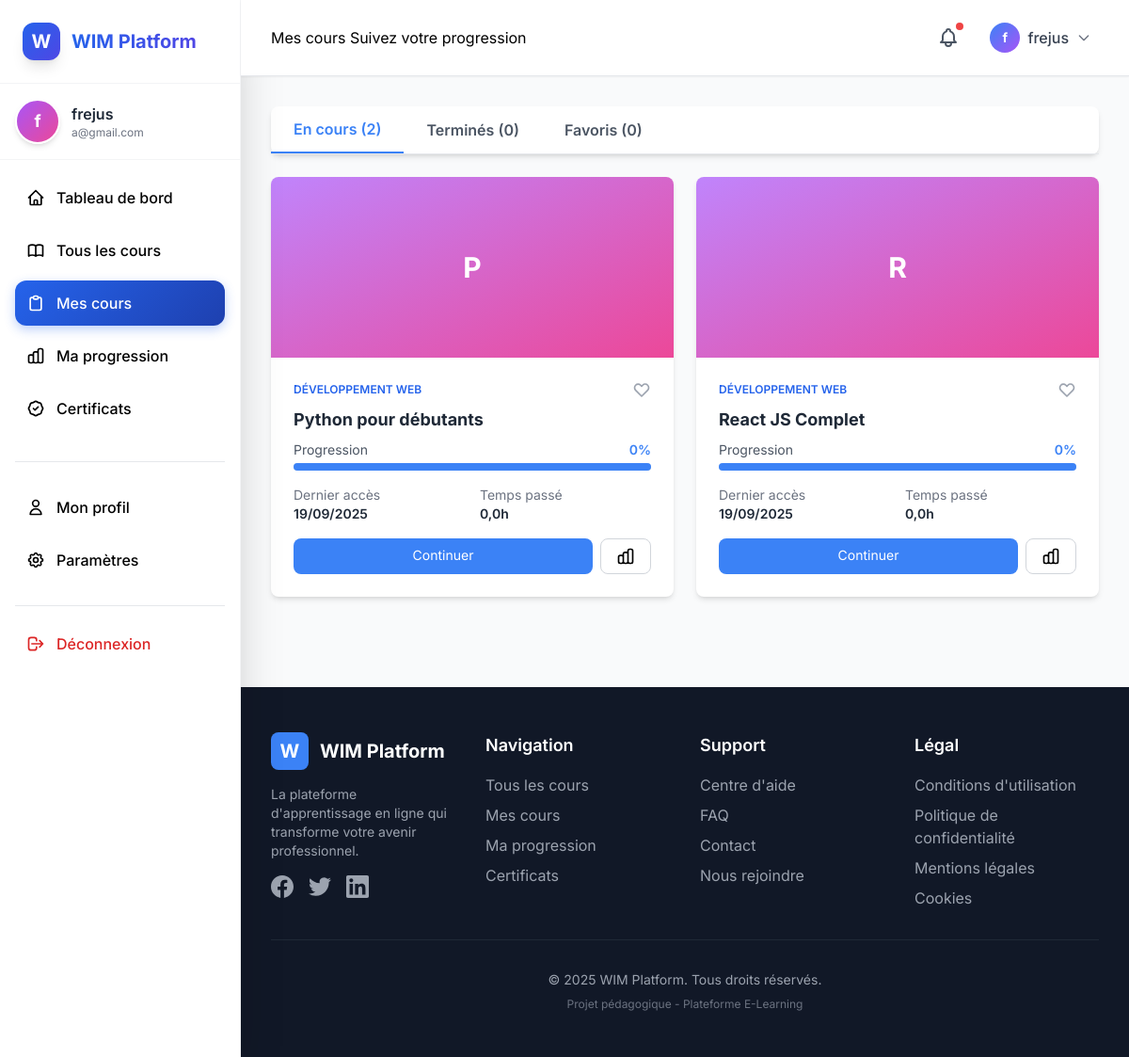
Before: /enrollments/my-courses/ (signed in) with the older database file.
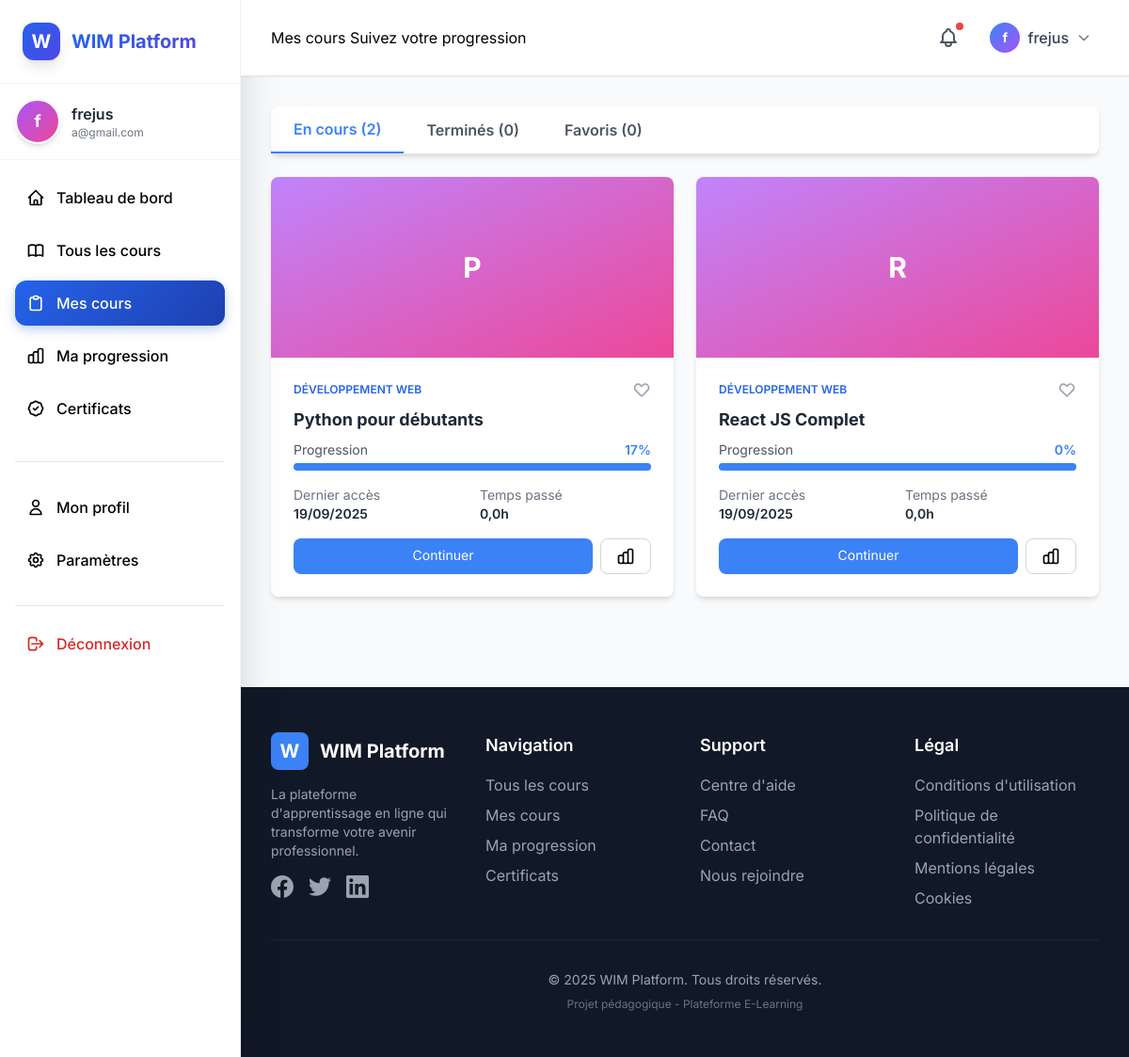
After: the same page with the newer database file.
### apps/enrollments/models.py (models this page shows, shortened)
class Enrollment(models.Model):
    user = models.ForeignKey('users.User', on_delete=models.CASCADE, related_name='enrollments',
                             verbose_name='utilisateur')
    course = models.ForeignKey('courses.Course', on_delete=models.CASCADE, related_name='enrollments',
                               verbose_name='cours')
    progress_percentage = models.DecimalField('progression (%)', max_digits=5, decimal_places=2, default=0,
                                              validators=[MinValueValidator(0), MaxValueValidator(100)])
    enrolled_at = models.DateTimeField('inscrit le', auto_now_add=True)
    started_at = models.DateTimeField('commencé le', null=True, blank=True)
    completed_at = models.DateTimeField('complété le', null=True, blank=True)
    last_accessed = models.DateTimeField('dernier accès', auto_now=True)
    is_active = models.BooleanField('actif', default=True)
    is_completed = models.BooleanField('complété', default=False)
    is_favorite = models.BooleanField('favori', default=False)
    total_time_spent = models.IntegerField('temps total (secondes)', default=0)
    class Meta:
        verbose_name = 'inscription'
        verbose_name_plural = 'inscriptions'
        ordering = ['-enrolled_at']
        unique_together = [['user', 'course']]

### apps/courses/models.py (models this page shows, shortened)
class Course(models.Model):
    DIFFICULTY_CHOICES = [
        ('beginner', 'Débutant'),
        ('intermediate', 'Intermédiaire'),
        ('advanced', 'Avancé'),
    ]
    title = models.CharField('titre', max_length=200)
    slug = models.SlugField('slug', max_length=250, unique=True, blank=True)
    description = models.TextField('description courte', max_length=500)
    full_description = models.TextField('description complète')
    category = models.ForeignKey(Category, on_delete=models.SET_NULL, null=True, related_name='courses',
                                 verbose_name='catégorie')
    instructor = models.ForeignKey('users.User', on_delete=models.CASCADE, related_name='taught_courses',
                                   verbose_name='instructeur')
    image = models.ImageField(upload_to='course_images/', verbose_name='image', blank=True, null=True)
    difficulty = models.CharField('difficulté', max_length=20, choices=DIFFICULTY_CHOICES, default='beginner')
    duration = models.IntegerField('durée (minutes)', default=0)
    price = models.DecimalField('prix', max_digits=10, decimal_places=2, default=0)
    rating = models.DecimalField('note', max_digits=3, decimal_places=2, default=0)
    total_students = models.IntegerField('étudiants', default=0)
    total_reviews = models.IntegerField('avis', default=0)
    is_published = models.BooleanField('publié', default=False)
    is_new = models.BooleanField('nouveau', default=True)
    is_featured = models.BooleanField('mis en avant', default=False)
    prerequisites = models.TextField('prérequis', blank=True)
    learning_objectives = models.TextField('objectifs', blank=True)
    created_at = models.DateTimeField(auto_now_add=True)
    updated_at = models.DateTimeField(auto_now=True)
    class Meta:
        verbose_name = 'cours'
        verbose_name_plural = 'cours'
        ordering = ['-created_at']

class Category(models.Model):
    name = models.CharField('nom', max_length=100, unique=True)
    slug = models.SlugField('slug', max_length=100, unique=True, blank=True)
    description = models.TextField('description', blank=True)
    icon = models.CharField('icône', max_length=50, blank=True)
    color = models.CharField('couleur', max_length=7, default='#4A90E2')
    order = models.IntegerField('ordre', default=0)
    is_active = models.BooleanField('actif', default=True)
    class Meta:
        verbose_name = 'catégorie'
        verbose_name_plural = 'catégories'
        ordering = ['order', 'name']

### apps/enrollments/views.py (the view)
# urls.py: path('my-courses/', views.MyCoursesView.as_view(), name='my-courses'),
class MyCoursesView(LoginRequiredMixin, ListView):
    model = Enrollment
    template_name = 'enrollments/my_courses.html'
    context_object_name = 'enrollments'
    def get_queryset(self):
        return Enrollment.objects.filter(
            user=self.request.user,
            is_active=True
        ).select_related('course', 'course__category', 'course__instructor').order_by('-enrolled_at')
    def get_context_data(self, **kwargs):
        context = super().get_context_data(**kwargs)
        all_enrollments = self.get_queryset()
        status = self.request.GET.get('status', 'all')
        if status == 'completed':
            enrollments = all_enrollments.filter(is_completed=True)
        elif status == 'in_progress':
            enrollments = all_enrollments.filter(is_completed=False)
        elif status == 'favorites':
            enrollments = all_enrollments.filter(is_favorite=True)
        else:
            enrollments = all_enrollments
        context.update({
            'enrollments': enrollments,
            'active_enrollments': all_enrollments.filter(is_completed=False),
            'completed_enrollments': all_enrollments.filter(is_completed=True),
            'favorite_enrollments': all_enrollments.filter(is_favorite=True),
            'status_filter': status,
            'active_count': all_enrollments.filter(is_completed=False).count(),
            'completed_count': all_enrollments.filter(is_completed=True).count(),
            'favorites_count': all_enrollments.filter(is_favorite=True).count(),
        })
        return context

### apps/dashboard/templatetags/math_filters.py (called while the page is built)
@register.filter(name='div')
def divide(value, arg):
    try:
        if float(arg) == 0:
            return 0
        return float(value) / float(arg)
    except (ValueError, TypeError):
        return 0

### templates/enrollments/my_courses.html (shortened to what the changed rows need)
{% extends 'base.html' %}
{% load static %}
{% load math_filters %}
{% block content %}
<div id="content-active" class="tab-content">
    <div class="grid grid-cols-1 lg:grid-cols-2 xl:grid-cols-3 gap-6">
        {% for enrollment in active_enrollments %}
        <div class="bg-white rounded-lg shadow-md overflow-hidden hover:shadow-xl transition-all duration-300">
            <div class="relative">
                {% if enrollment.course.image %}
                    <img src="{{ enrollment.course.image.url }}" alt="{{ enrollment.course.title }}" class="w-full h-48 object-cover">
                {% else %}
                    <div class="w-full h-48 bg-gradient-to-br from-purple-400 to-pink-500 flex items-center justify-center">
                        <span class="text-white text-3xl font-bold">{{ enrollment.course.title|first }}</span>
                    </div>
                {% endif %}
            </div>
            <div class="p-6">
                <div class="flex items-center justify-between mb-2">
                    <span class="text-xs font-semibold text-blue-600 uppercase">{{ enrollment.course.category.name }}</span>
                    <button class="text-gray-400 hover:text-red-500"
                            hx-post="{% url 'courses:toggle_favorite' enrollment.course.id %}"
                            hx-swap="outerHTML">
                        <svg class="w-5 h-5 {% if enrollment.is_favorite %}fill-current text-red-500{% endif %}" fill="none" stroke="currentColor" viewBox="0 0 24 24">
                            <path stroke-linecap="round" stroke-linejoin="round" stroke-width="2" d="M4.318 6.318a4.5 4.5 0 000 6.364L12 20.364l7.682-7.682a4.5 4.5 0 00-6.364-6.364L12 7.636l-1.318-1.318a4.5 4.5 0 00-6.364 0z"></path>
                        </svg>
                    </button>
                </div>
                <h3 class="text-lg font-bold text-gray-800 mb-2">{{ enrollment.course.title }}</h3>
                <div class="mb-4">
                    <div class="flex justify-between text-sm mb-1">
                        <span class="text-gray-600">Progression</span>
                        <span class="font-semibold text-blue-500">{{ enrollment.progress_percentage|floatformat:0 }}%</span>
                    </div>
                    <div class="w-full bg-gray-200 rounded-full h-2">
                        <div class="bg-blue-500 h-2 rounded-full transition-all duration-300" style="width: {{ enrollment.progress_percentage }}%"></div>
                    </div>
                </div>
                <div class="grid grid-cols-2 gap-4 mb-4 text-sm">
                    <div>
                        <p class="text-gray-500">Dernier accès</p>
                        <p class="font-semibold text-gray-800">{{ enrollment.last_accessed|date:"d/m/Y" }}</p>
                    </div>
                    <div>
                        <p class="text-gray-500">Temps passé</p>
                        <p class="font-semibold text-gray-800">{{ enrollment.total_time_spent|div:3600|floatformat:1 }}h</p>
                    </div>
                </div>
                <div class="flex gap-2">
                    <a href="{% url 'courses:detail' enrollment.course.slug %}"
                       class="flex-1 px-4 py-2 bg-blue-500 text-white rounded-lg hover:bg-blue-600 transition text-center text-sm">
                        Continuer
                    </a>
                    <a href="{% url 'progress:course_progress' enrollment.course.id %}"
                       class="px-4 py-2 border border-gray-300 rounded-lg hover:bg-gray-50 transition text-sm">
                    </a>
                </div>
            </div>
        </div>
        {% endfor %}
    </div>
</div>
{% endblock %}

Changed rows visible on the page:
changed Enrollment "Python pour débutants": progress_percentage "0" → "17"
